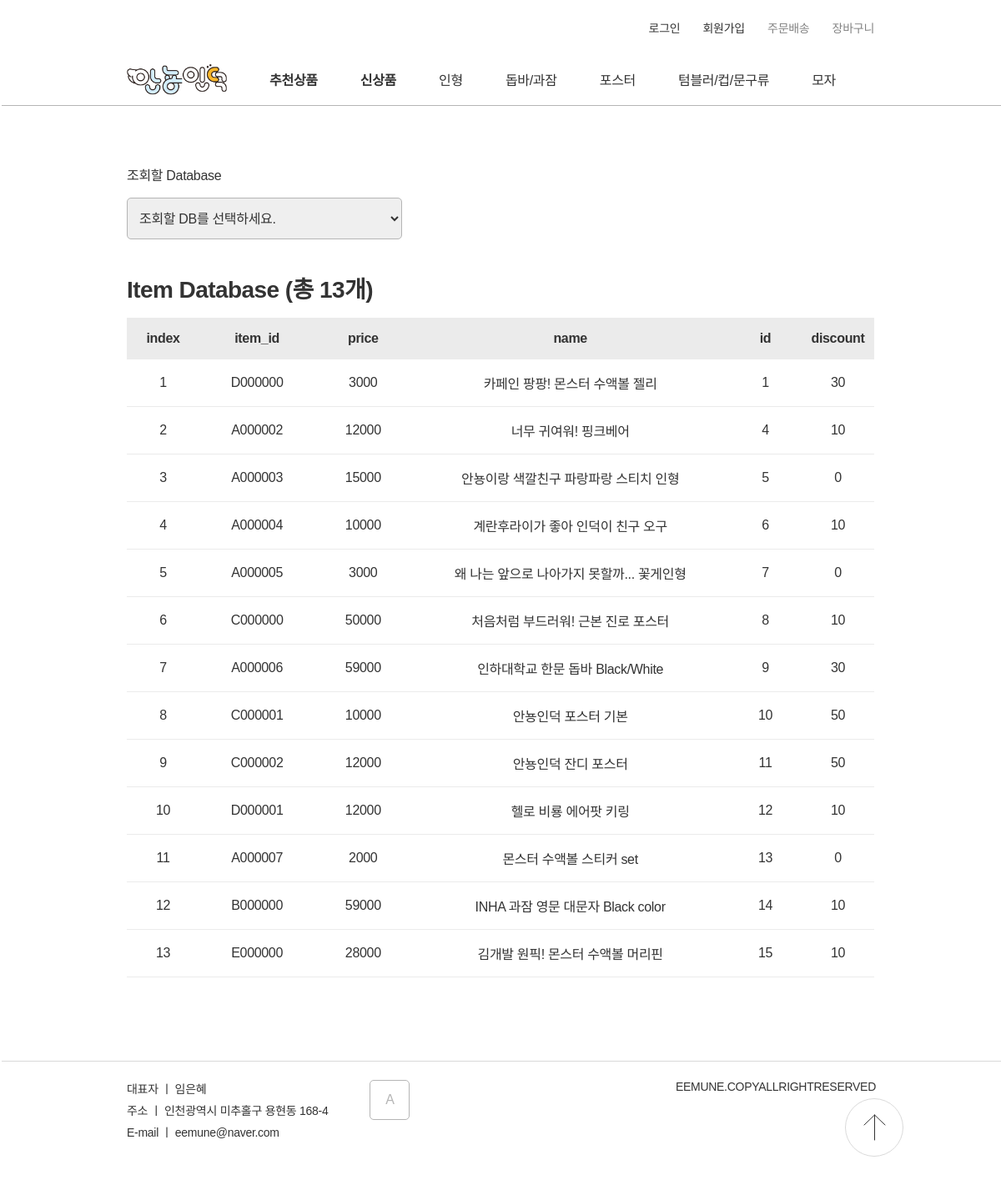
The app's page /show_db with its own data.
### data_models.py (models this page shows, shortened)
class Item(db.Model):
    __tablename__="Item"
    id=Column(db.Integer, primary_key=True)
    item_id=Column(String(7))
    name=Column(String(20))
    price=Column(Integer)
    discount=Column(Integer)

### server.py (the view)
@app.route('/show_db')
def show_db():
    db_category=request.args.get("category", "Item")
    db_all=None
    if(db_category=="Item"):
        db_all=db.session.query(Item).all()
    elif(db_category=="User"):
        db_all=db.session.query(User).all()
    elif(db_category=="Option"):
        db_all=db.session.query(Option).all()
    elif(db_category=="Post"):
        db_all=db.session.query(Post).all()
    elif(db_category=="Order"):
        db_all=db.session.query(Order).all()
    elif(db_category=="Wishlist"):
        db_all=db.session.query(Wishlist).all()
    return render_template("show_db.html", item=db_all)

### templates/show_db.html (shortened to what this page needs)
<!DOCTYPE html>
<html lang="en">
<head>
    <link href="../static/CSS/stylesheet.css" rel="stylesheet">
    <link href="../static/CSS/nav.css" rel="stylesheet">
    <link href="../static/CSS/show_db.css" rel="stylesheet">
</head>
<nav>
    <div id="comp_header">
        <div id="component_top-list">
            <ul>
                {% if session['user_id']%}
                <li><a class="size_14"href="./wishlist">{{session['user_id']}}님 안녕하세요!</a></li>
                <li><a class="size_14"href="./logout">로그아웃</a></li>
                {% else %}
                <li><a class="size_14"href="./signin">로그인</a></li>
                <li><a class="size_14"href="./signup">회원가입</a></li>
                {% endif %}
                <li><a class="size_14 color_B5B5B5"href="error">주문배송</a></li>
                <li><a class="size_14 color_B5B5B5"href="wishlist">장바구니</a></li>
            </ul>
        </div>
        <div id="component_navigator">
            <ul>
                <img id="LOGO" onclick="location.href='/'" src="../static/img/icon/안뇽인덕.png"/>
                <li><a style="font-weight: 700;" href="./category_item?category=추천상품">추천상품</a></li>
                <li><a style="font-weight: 700;" href=".//category_item?category=신상품">신상품</a></li>
                <li><a href="./category_item?category=A">인형</a></li>
                <li><a href="./category_item?category=B">돕바/과잠</a></li>
                <li><a href="./category_item?category=C">포스터</a></li>
                <li><a href="./category_item?category=D">텀블러/컵/문구류</a></li>
                <li><a href="./category_item?category=E">모자</a></li>
            </ul>
        </div>
        </div>
</nav>
<body>
    <p class="select_label">조회할 Database</p>
    <select onchange="change_db(event)" class="select_db">
        <option>조회할 DB를 선택하세요.</option>
    </select>
    <p class="section_title weight_700">{{item[0].__table__.name}} Database (총 {{item|length}}개)</p>
    <table class="show_db">
        <tr class="table_header">
            <td class="weight_700">index</td>
            {%for key in item[0].__dict__%}
                {%if loop.index!=1%}
                    <td class="weight_700">{{key}}</td>
                {%endif%}
            {%endfor%}
        </tr>
        {%for  obj in item%}
            <tr  class="table_body">
                <td>{{loop.index}}</td>
                {%for key in obj.__dict__%}
                    {%if loop.index!=1%}
                        <td>{{obj.__dict__[key]}}</td>
                    {%endif%}
                {%endfor%}
            </tr>
        {%endfor%}
    </table>
</body>
<footer>
    <div class="introduction">
        <p class="size_14">대표자 ㅣ 임은혜</p>
        <p class="size_14">주소 ㅣ 인천광역시 미추홀구 용현동 168-4</p>
        <p class="size_14">E-mail ㅣ eemune@naver.com</p>
    </div>
    <button onclick="location.href='/adminpage'">A</button>
    <div class="copyright">
        <p class="color_838383 size_14">EEMUNE.COPYALLRIGHTRESERVED</p>
    </div>
    <img id="gogo_top" src="../static/img/icon/icon_top.svg" onclick="location.href='#'"/>
</footer>
</html>

### static/CSS/stylesheet.css (style rules this page uses)
* { margin:0px; padding:0px; font-family: 'Noto Sans KR', sans-serif; font-size:16px; font-weight: 400; text-decoration: none; color:#333333; letter-spacing: -0.02em; box-sizing: border-box; }
#LOGO { width:120px; }
button { cursor:pointer; }
img { object-fit: cover; }
body { padding:0px 152px; overflow-x: hidden; }
li { list-style:none; display: inline-block; }
.color_B5B5B5 { color: #b5b5b5; }
.color_B5B5B5 { color: #838383; }
.size_14 { font-size:14px; }
.weight_700 { font-weight: 700; }
.section_title { font-size: 28px; }
footer { border-top: 1px solid #D9D9D9; padding-top:22px; width:100vw; margin-left: -150px; padding-left: 150px; display: flex; margin-bottom: 60px; }
footer .introduction p { margin-bottom: 6px; }
footer button { padding: 0; margin-left:50px; width:48px; height:48px; border: 1px solid #B5B5B5; color:#B5B5B5; background-color: white; }
.copyright { position: absolute; right:150px; }
#gogo_top { width:70px; height:70px; position: fixed; right:117px; bottom:46px; z-index: 3; cursor:pointer; }
button { border: 1px solid #0085FF; color: #0085FF; background-color: white; border-radius: 5px; transition: 0.5s; }

### static/CSS/nav.css (style rules this page uses)
#component_top-list { margin-top:23px; display: flex; justify-content: flex-end; height:44px; }
#component_top-list ul li:not(:last-child) { margin-right:23px; }
#component_top-list li { font-size: 14px; color:#B5B5B5; }
#LOGO { display: inline-block; cursor:pointer; }
#component_navigator { display: inline-block; margin-left: -150px; height:60px; padding-right: 50px; width:100vw; border-bottom: 1px solid #B5B5B5; background-color: rgba(255, 255, 255, 0.89); z-index: 3; transition: 0.5s; }
#component_navigator ul { padding:0px 150px; display: flex; justify-content: space-between; align-items: center; height: 56px; }
#component_navigator li { text-align: center; }

### static/CSS/show_db.css (style rules this page uses)
.show_db { width:100%; text-align: center; border-collapse: collapse; margin-bottom: 100px; }
.table_header { width:100%; background-color: #ebebeb; height: 50px; align-items: center; }
.table_body { width:100%; border-bottom: 1px solid #ebebeb; align-items: center; box-sizing: border-box; }
.table_body td { padding: 16px 30px; }
.select_label { margin-top:70px; }
.select_db { width: 330px; height: 50px; border-radius: 5px; border: 1px solid #b5b5b5; padding-left: 10px; margin-top: 16px; }
.section_title { margin-top: 38px; margin-bottom: 16px; }

### records on screen
Item: item "D000000" "3000" "카페인 팡팡! 몬스터 수액볼 젤리" "1" "30"
Item: item "A000002" "12000" "너무 귀여워! 핑크베어" "4" "10"
Item: item "A000003" "15000" "안뇽이랑 색깔친구 파랑파랑 스티치 인형" "5" "0"
Item: item "A000004" "10000" "계란후라이가 좋아 인덕이 친구 오구" "6" "10"
Item: item "A000005" "3000" "왜 나는 앞으로 나아가지 못할까... 꽃게인형" "7" "0"
Item: item "C000000" "50000" "처음처럼 부드러워! 근본 진로 포스터" "8" "10"
Item: item "A000006" "59000" "인하대학교 한문 돕바 Black/White" "9" "30"
Item: item "C000001" "10000" "안뇽인덕 포스터 기본" "10" "50"
Item: item "C000002" "12000" "안뇽인덕 잔디 포스터" "11" "50"
Item: item "D000001" "12000" "헬로 비룡 에어팟 키링" "12" "10"
Item: item "A000007" "2000" "몬스터 수액볼 스티커 set" "13" "0"
Item: item "B000000" "59000" "INHA 과잠 영문 대문자 Black color" "14" "10"
Item: item "E000000" "28000" "김개발 원픽! 몬스터 수액볼 머리핀" "15" "10"

### other values on screen
{{ item[0].__table__.name }} "Item"
{{ item|length }} "13"
{{ key }} "item_id" "price" "name" "id" "discount"
